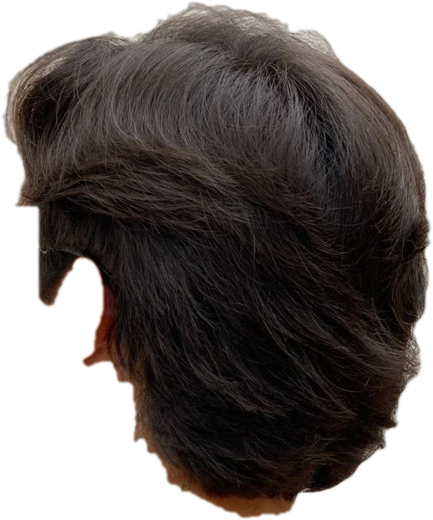
#> input picture portfolio/archive/hair.png, 433 x 520 px
$ python hair_cutout.py ../archive/hair.png
#> lines starting #> are read from the running program, lines starting #| are printed output that depends on the picture; after the words box and inside, x2 and y2 are one past the last pixel; in counts of white or black regions, pixels touching at a corner belong together
# Cuts the hair out of a back-of-head photo -> public/assets/hair.png (RGBA, hair only).
# The site turns every opaque pixel into particles; brightness becomes shine, the silhouette becomes depth.
#
#   python tools/hair_cutout.py <photo> [x0 y0 x1 y1] [--exclude x0 y0 x1 y1]...
#
# The box crops to the head; --exclude boxes remove things like sunglasses.
import sys, os
import numpy as np
from PIL import Image, ImageFilter

args = sys.argv[1:]
src = args.pop(0)
excl = []
while '--exclude' in args:
    i = args.index('--exclude')
    excl.append(tuple(int(v) for v in args[i + 1:i + 5]))
    del args[i:i + 5]
box = tuple(int(v) for v in args[:4]) if len(args) >= 4 else None

img = Image.open(src).convert('RGB')
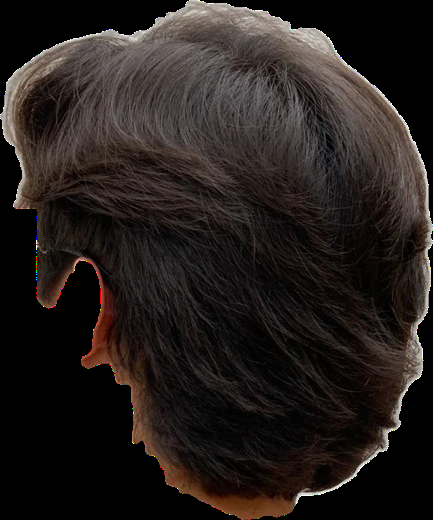
#> img: PIL image 433x520 RGB; mean R, G, B 37.1, 30.7, 28.3
if box:
    img = img.crop(box)
a = np.asarray(img).astype(np.float32) / 255.0
r, g, b = a[..., 0], a[..., 1], a[..., 2]
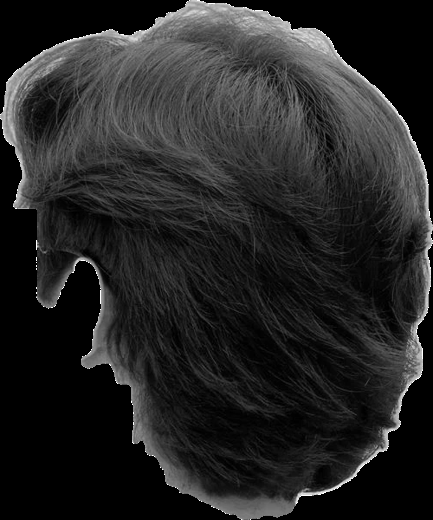
#> r: shape (520, 433) float32; min 0, max 1, mean 0.145
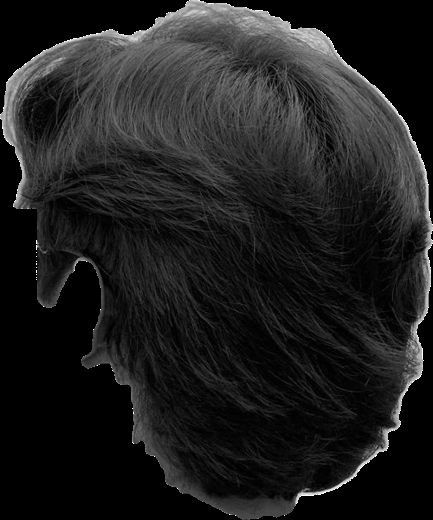
#> g: shape (520, 433) float32; min 0, max 1, mean 0.12
lum = 0.299 * r + 0.587 * g + 0.114 * b
warm = (r - b)                                     # skin is warm; dark hair is neutral
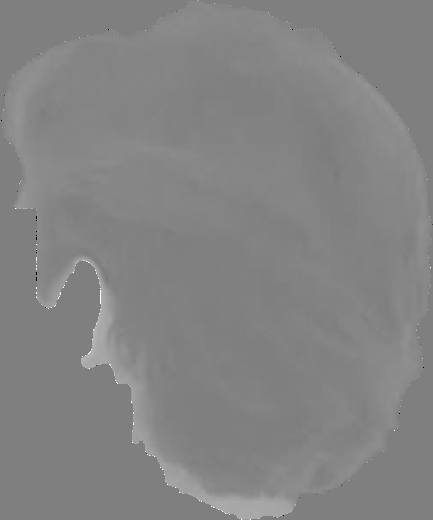
#> warm: shape (520, 433) float32; min -1, max 1, mean 0.0345; drawn with min black and max white
mask = (lum < 0.64) & ~((warm > 0.11) & (lum > 0.32))   # skin = bright AND clearly warm; brown hair highlights stay
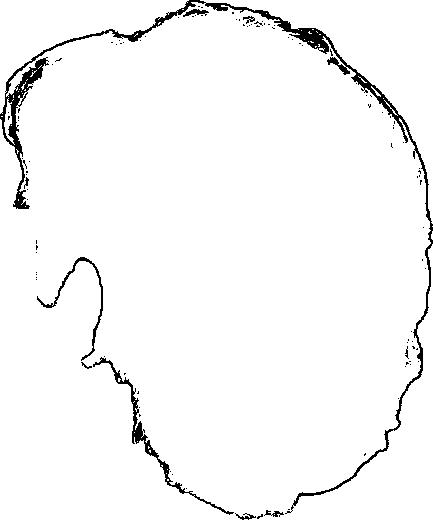
#> mask: shape (520, 433) bool; 96.8% white; 105 black regions (95 under 20 px), largest, box (x1, y1, x2, y2) and area: (0, 0, 433, 514) 5092, (93, 357, 234, 515) 957, (37, 257, 103, 361) 474
for (x0, y0, x1, y1) in excl:
    ox, oy = (box[0], box[1]) if box else (0, 0)
    mask[max(0, y0 - oy):max(0, y1 - oy), max(0, x0 - ox):max(0, x1 - ox)] = False

# clean: keep the largest connected blob (the head of hair), soften the edge
m = Image.fromarray((mask * 255).astype(np.uint8)).filter(ImageFilter.MaxFilter(9)).filter(ImageFilter.MinFilter(9)).filter(ImageFilter.MedianFilter(5))  # close small holes
#> m: PIL image 433x520 L; every value is 255
mask = np.asarray(m) > 127
#> mask: shape (520, 433) bool; every value is 1
try:
    from collections import deque
    h, w = mask.shape
#> h = 520; w = 433
    seen = np.zeros_like(mask)
    best = None
    for y in range(0, h, 4):
        for x in range(0, w, 4):
            if mask[y, x] and not seen[y, x]:
                q = deque([(y, x)]); seen[y, x] = True; pts = []
                while q:
                    cy, cx = q.popleft(); pts.append((cy, cx))
                    for dy, dx in ((1, 0), (-1, 0), (0, 1), (0, -1)):
                        ny, nx = cy + dy, cx + dx
                        if 0 <= ny < h and 0 <= nx < w and mask[ny, nx] and not seen[ny, nx]:
                            seen[ny, nx] = True; q.append((ny, nx))
                if best is None or len(pts) > len(best):
                    best = pts
    keep = np.zeros_like(mask)
    ys, xs = zip(*best)
    keep[list(ys), list(xs)] = True
    mask = keep
except Exception as e:
    print('blob step skipped:', e)

alpha = Image.fromarray((mask * 255).astype(np.uint8)).filter(ImageFilter.GaussianBlur(1.2))
out = img.copy()
out.putalpha(alpha)
# trim to content and cap the size (the site samples it at ~200px anyway)
bb = alpha.getbbox()
#> bb = (0, 0, 433, 520)
out = out.crop(bb)
out.thumbnail((520, 520))
dst = os.path.join(os.path.dirname(os.path.abspath(__file__)), '..', 'public', 'assets', 'hair.png')
out.save(dst, optimize=True)
prev = Image.new('RGB', out.size, (236, 235, 230))
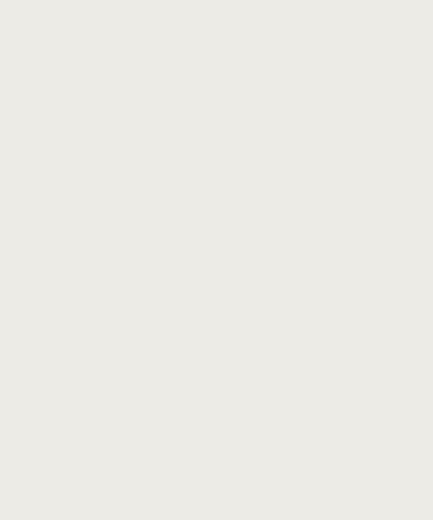
#> prev: PIL image 433x520 RGB; mean R, G, B 236, 235, 230
prev.paste(out, mask=out.split()[3])
prev.save(os.environ.get('PREVIEW', '/dev/null'), format='PNG') if os.environ.get('PREVIEW') else None
print('HAIR_OK', out.size, f'{os.path.getsize(dst)//1024} KB', f'coverage {mask.mean():.2f}')
#| HAIR_OK (433, 520) 290 KB coverage 1.00
